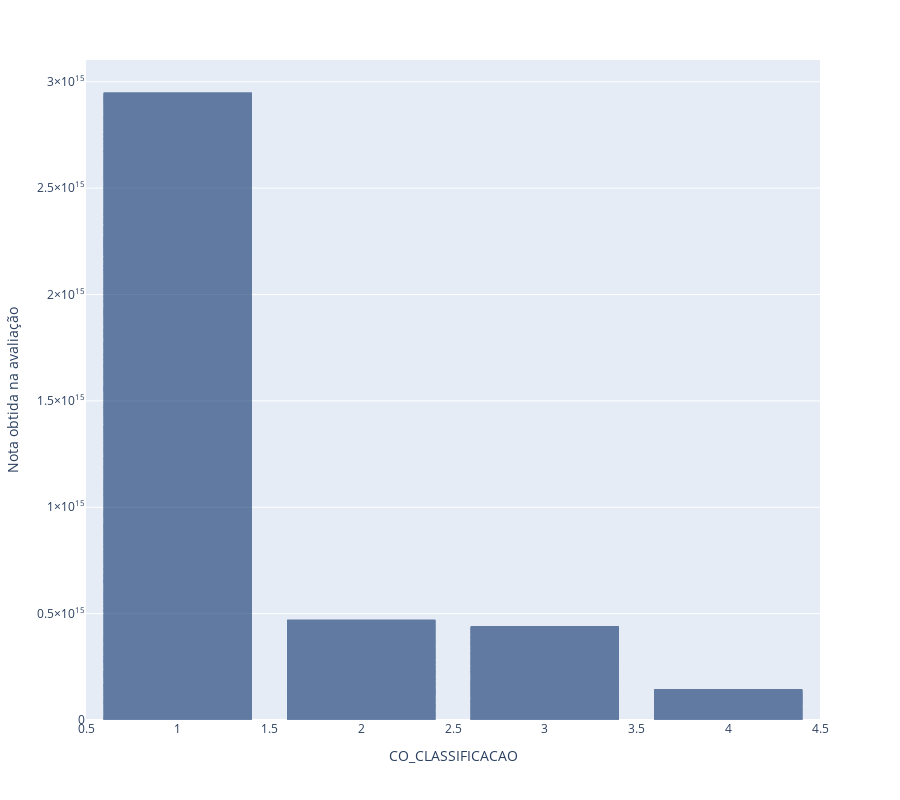

The cell this chart's notebook holds for it:
### Code cell
fig = px.bar(rlAv, x='CO_CLASSIFICACAO', y='CO_UNIDADE',
             hover_data=['CO_CLASSIFICACAO', 'CO_UNIDADE'],
             labels={'CO_UNIDADE':'Nota obtida na avaliação'}, height=800)
fig.update_traces(marker_color='rgb(158,202,225)', marker_line_color='rgb(8,48,107)',
                  marker_line_width=1.5, opacity=0.6)
fig.show()

### Figure 1 — Plotly figure (JSON) as saved in the notebook; plotly's stock layout.template omitted (floating-point values rounded to 4 significant figures; data arrays with more than 128 entries replaced by an {"elided": "..."} marker saying what was removed)
{"data": [{"alignmentgroup": "True", "customdata": {"elided": "1227x2 mixed values"}, "hoverlabel": {"namelength": 0}, "hovertemplate": "CO_CLASSIFICACAO=%{customdata[0]}<br>Nota obtida na avaliação=%{customdata[1]}", "legendgroup": "", "marker": {"color": "rgb(158,202,225)", "line": {"color": "rgb(8,48,107)", "width": 1.5}}, "name": "", "offsetgroup": "", "opacity": 0.6, "orientation": "v", "showlegend": false, "textposition": "auto", "type": "bar", "x": {"elided": "1227 int values"}, "xaxis": "x", "y": {"elided": "1227 str values"}, "yaxis": "y"}], "layout": {"barmode": "relative", "height": 800, "legend": {"tracegroupgap": 0}, "margin": {"t": 60}, "xaxis": {"anchor": "y", "domain": [0, 1], "title": {"text": "CO_CLASSIFICACAO"}}, "yaxis": {"anchor": "x", "domain": [0, 1], "title": {"text": "Nota obtida na avaliação"}}}}
